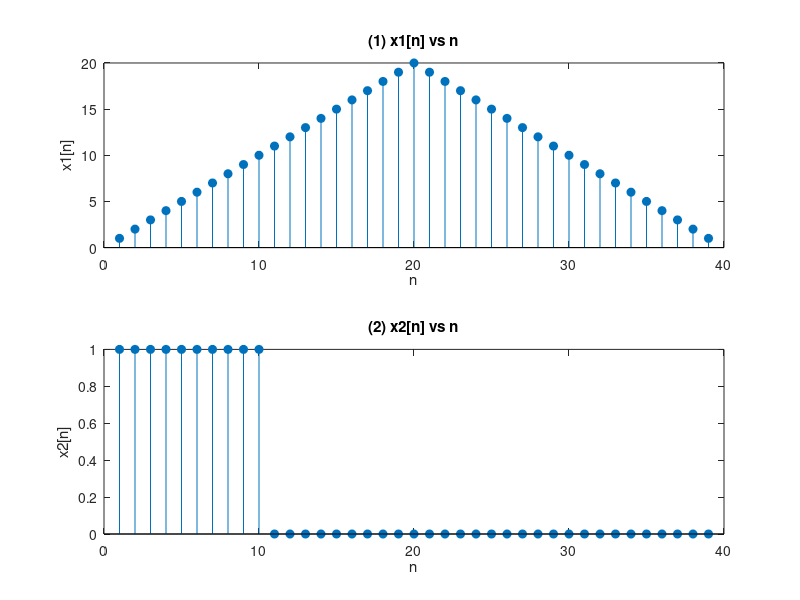
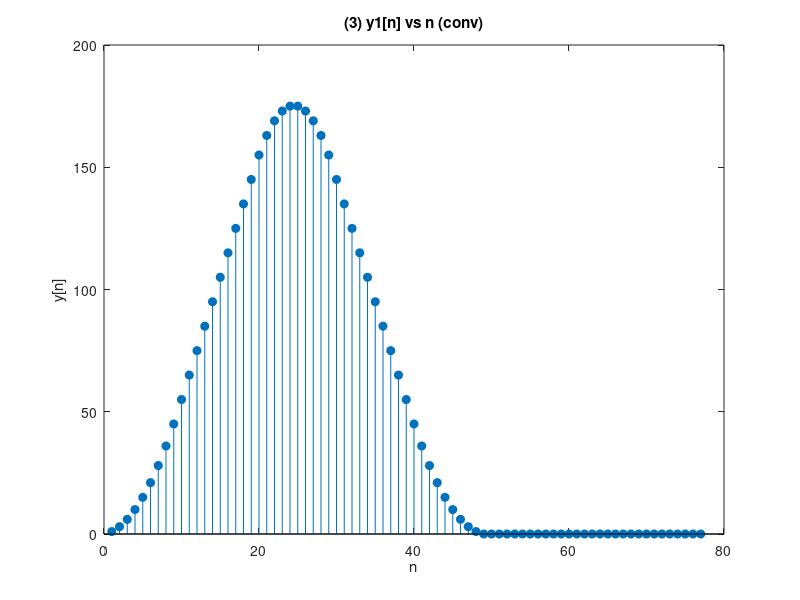
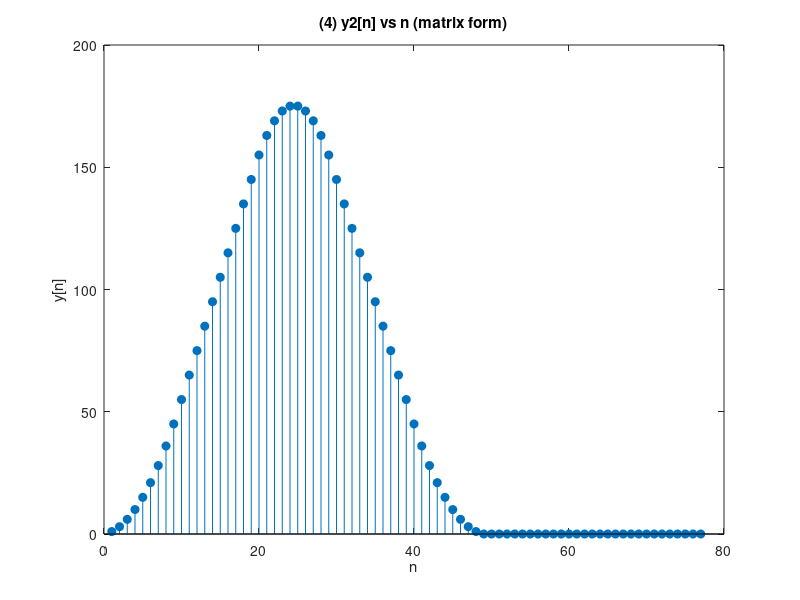
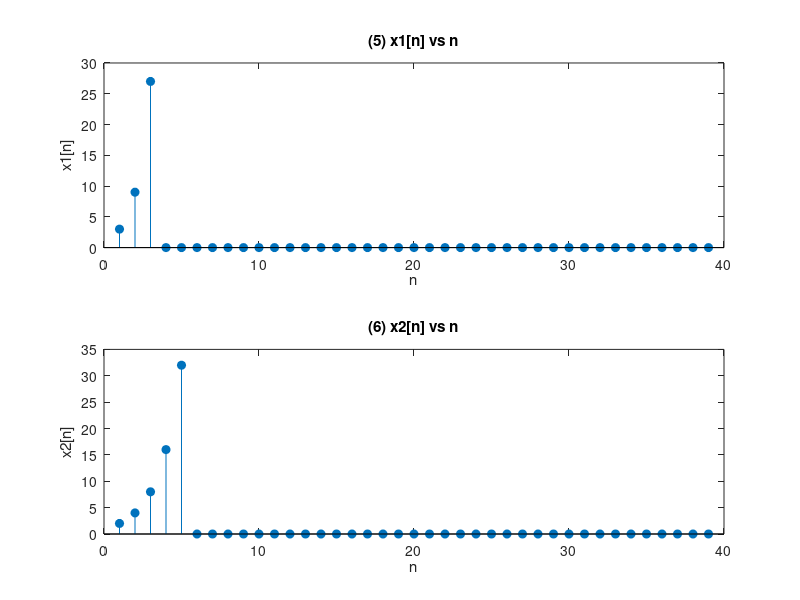

The MATLAB script that drew these images, in order:
clear all; clc;

% (a) plot x1[n] vs n and x2[n] vs n
n = 1:39;

x1 = [n(1:20), 40 - n(21:39)];

u = @(n) (n >= 0); % Unit step function
x2 = u(n - 1) - u(n - 11);

% Plot x1[n] and x2[n]
figure;
subplot(2,1,1);
stem(n, x1, 'filled');
xlabel('n');
ylabel('x1[n]');
title('(1) x1[n] vs n');

subplot(2,1,2);
stem(n, x2, 'filled');
xlabel('n');
ylabel('x2[n]');
title('(2) x2[n] vs n');

%%%%%%%%%%%%%%%%%%%%%%%%%%%%%%%%%%%%%%

% (b) Computing the convolution using conv
% Compute the convolution
y = conv(x1, x2);

% Plot the output y[n]
figure;
stem(1:length(y), y, 'filled');
xlabel('n');
ylabel('y[n]');
title('(3) y1[n] vs n (conv)');

%%%%%%%%%%%%%%%%%%%%%%%%%%%%%%%%%%%%%%

% (c) Computing the convolution using matrix form
% Create the convolution matrix
N1 = length(x1);
N2 = length(x2);
conv_matrix = zeros(N1 + N2 - 1, N1);
for k = 1:N1
    conv_matrix(:, k) = [zeros(k-1, 1); x1'; zeros(N1 - k, 1)];
end

% Compute the convolution using matrix form
y_matrix = conv_matrix * x2';

% Plot the output y[n]
figure;
stem(1:length(y_matrix), y_matrix, 'filled');
xlabel('n');
ylabel('y[n]');
title('(4) y2[n] vs n (matrix form)');

%%%%%%%%%%%%%%%%%%%%%%%%%%%%%%%%%%%%%%

% (d) Repeat (a) to (c)
x1_new = [3 .^ (1:3), zeros(1, 36)];

x2_new = [2 .^ (1:5), zeros(1, 34)];

% Plot modified x1[n] and x2[n]
figure;
subplot(2,1,1);
stem(n, x1_new, 'filled');
xlabel('n');
ylabel('x1[n]');
title('(5) x1[n] vs n');

subplot(2,1,2);
stem(n, x2_new, 'filled');
xlabel('n');
ylabel('x2[n]');
title('(6) x2[n] vs n');

% Compute the convolution
y_new = conv(x1_new, x2_new);

min_index_sum = 1 + 1;

% Plot the output y[n]
figure;
stem(min_index_sum:length(y_new)+min_index_sum-1, y_new, 'filled');
xlabel('n');
ylabel('y[n]');
title('(7) y1[n] vs n (conv)');

% Create the convolution matrixS
N1_new = length(x1_new);
N2_new = length(x2_new);
conv_matrix_new = zeros(N1_new + N2_new - 1, N1_new);
for k = 1:N1_new
    conv_matrix_new(:, k) = [zeros(k-1, 1); x1_new'; zeros(N1_new - k, 1)];
end

% Compute the convolution using matrix form
y_matrix_new = conv_matrix_new * x2_new';

% Plot the output y[n]
figure;
stem(min_index_sum:length(y_matrix_new)+min_index_sum-1, y_matrix_new, 'filled');
xlabel('n');
ylabel('y[n]');
title('(8) y2[n] vs n (matrix form)');
